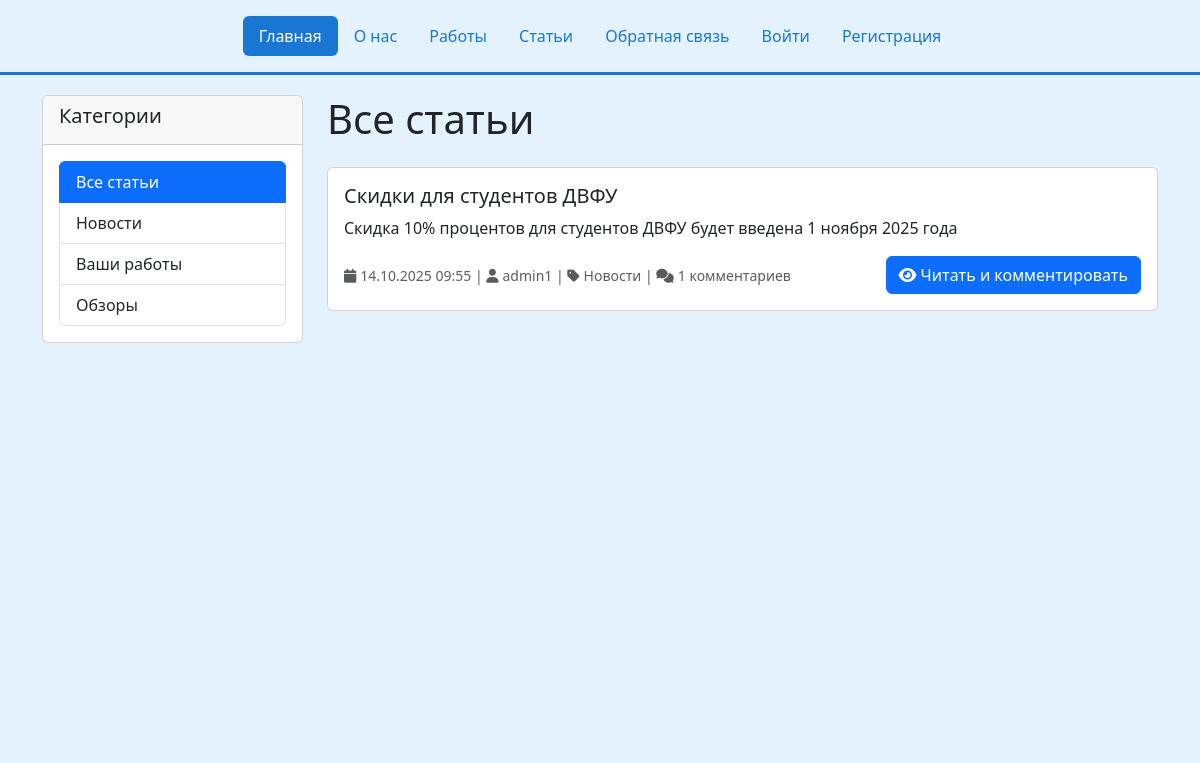
/articles/, run on an earlier commit of the app's database.
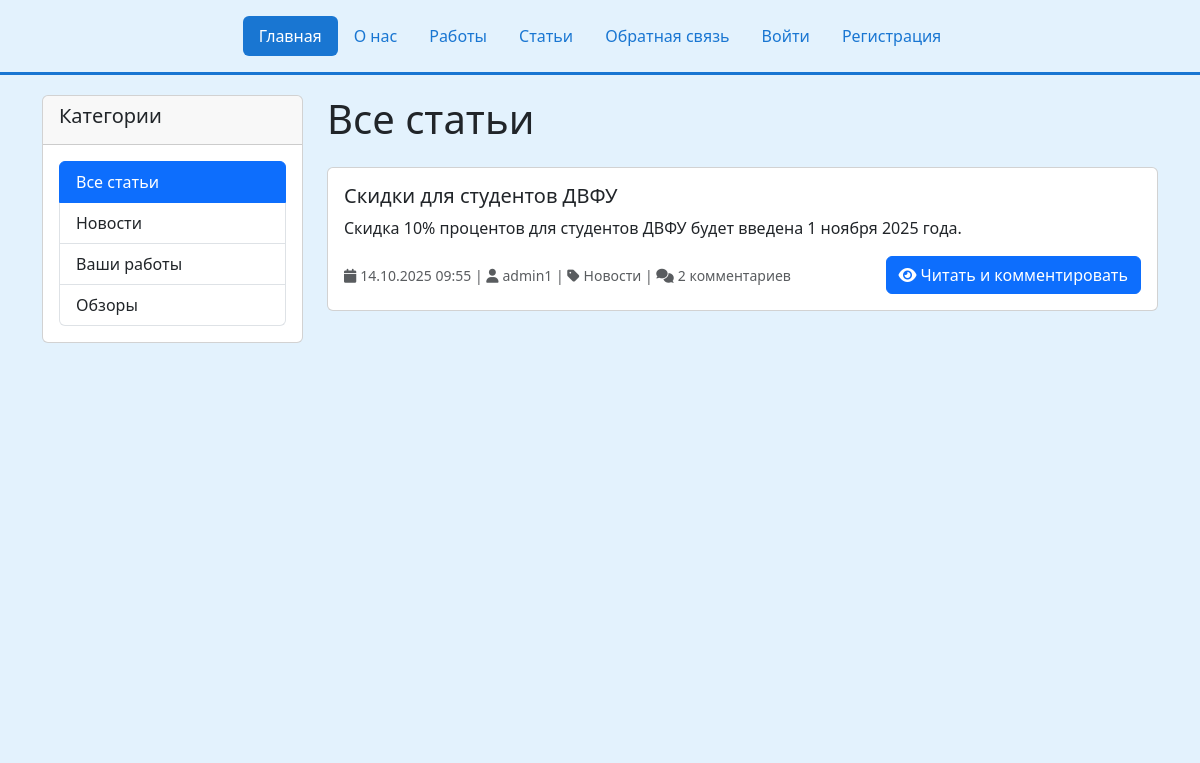
And on a later commit of the database.
### my_siteApp/models.py (models this page shows, shortened)
class Article(models.Model):
    CATEGORY_CHOICES = [
        ('news', 'Новости'),
        ('works', 'Ваши работы'),
        ('review', 'Обзоры'),
    ]
    title = models.CharField(max_length=200, verbose_name="Заголовок")
    text = models.TextField(verbose_name="Текст статьи")
    created_date = models.DateTimeField(default=timezone.now, verbose_name="Дата создания")
    category = models.CharField(
        max_length=20,
        choices=CATEGORY_CHOICES,
        default='news',
        verbose_name="Категория"
    )
    user = models.ForeignKey(
        User,
        on_delete=models.CASCADE,
        related_name='articles',
        verbose_name="Автор"
    )
    class Meta:
        ordering = ['-created_date']

### my_siteApp/views.py (the view)
# urls.py: path('articles/', views.articles_list, name='articles_list'),
def articles_list(request, category=None):
    articles = Article.objects.all()
    if category:
        valid_categories = dict(Article.CATEGORY_CHOICES).keys()
        if category not in valid_categories:
            messages.error(request, 'Неверная категория')
            return redirect('articles_list')
        articles = articles.filter(category=category)
    context = {
        'articles': articles,
        'current_category': category,
        'category_choices': Article.CATEGORY_CHOICES,
    }
    return render(request, 'my_siteApp/articles_list.html', context)

### my_siteApp/templates/my_siteApp/articles_list.html (shortened to what this page needs)
{% extends 'my_siteApp/base.html' %}
{% load static %}
{% block content %}
<div class="row">
    <div class="col-md-3">
        <div class="card mb-4">
            <div class="card-header">
                <h5>Категории</h5>
            </div>
            <div class="card-body">
                <div class="list-group">
                    <a href="{% url 'articles_list' %}"
                       class="list-group-item list-group-item-action {% if not current_category %}active{% endif %}">
                        Все статьи
                    </a>
                    {% for value, label in category_choices %}
                    <a href="{% url 'articles_by_category' value %}"
                       class="list-group-item list-group-item-action {% if current_category == value %}active{% endif %}">
                        {{ label }}
                    </a>
                    {% endfor %}
                </div>
            </div>
        </div>
    </div>
    <div class="col-md-9">
        <h1 class="mb-4">
            {% if current_category %}
            {{ current_category|title }}
            {% else %}
            Все статьи
            {% endif %}
        </h1>
        {% if articles %}
            {% for article in articles %}
            <div class="card mb-4">
                <div class="card-body">
                    <h5 class="card-title">{{ article.title }}</h5>
                    <p class="card-text">{{ article.text|truncatewords:30 }}</p>
                    <div class="d-flex justify-content-between align-items-center">
                        <small class="text-muted">
                            <i class="fas fa-calendar me-1"></i>{{ article.created_date|date:"d.m.Y H:i" }} |
                            <i class="fas fa-user me-1"></i>{{ article.user.username }} |
                            <i class="fas fa-tag me-1"></i>{{ article.get_category_display }} |
                            <i class="fas fa-comments me-1"></i>{{ article.comments.count }} комментариев
                        </small>
                        <a href="{% url 'news_detail' article.id %}" class="btn btn-primary">
                            <i class="fas fa-eye me-1"></i>Читать и комментировать
                        </a>
                    </div>
                </div>
            </div>
            {% endfor %}
        {% else %}
            <div class="alert alert-info">
                <i class="fas fa-info-circle me-2"></i>Статьи не найдены.
            </div>
        {% endif %}
    </div>
</div>
{% endblock %}

What changed in the data, as far as the page shows it:
changed Article "Скидки для студентов ДВФУ": text "Скидка 10% процентов для студентов ДВФУ будет введена 1 ноября 2025 года" → "Скидка 10% процентов для студентов ДВФУ будет введена 1 ноября 2025 года."; comments.count "1" → "2"
